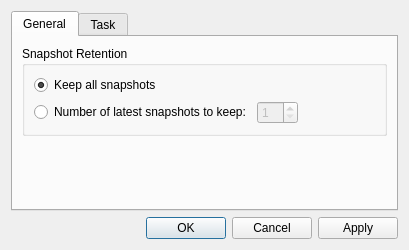
<?xml version="1.0" encoding="UTF-8"?>
<ui version="4.0" connectslotsbyname="false">
 <class>OptionsDialog</class>
 <widget class="QDialog" name="OptionsDialog">
  <property name="geometry">
   <rect>
    <x>0</x>
    <y>0</y>
    <width>409</width>
    <height>250</height>
   </rect>
  </property>
  <property name="sizePolicy">
   <sizepolicy hsizetype="Expanding" vsizetype="Minimum">
    <horstretch>0</horstretch>
    <verstretch>0</verstretch>
   </sizepolicy>
  </property>
  <property name="windowTitle">
   <string>Options</string>
  </property>
  <property name="modal">
   <bool>true</bool>
  </property>
  <layout class="QVBoxLayout" name="verticalLayout">
   <item>
    <widget class="QTabWidget" name="tab_widget">
     <property name="sizePolicy">
      <sizepolicy hsizetype="Expanding" vsizetype="Minimum">
       <horstretch>0</horstretch>
       <verstretch>0</verstretch>
      </sizepolicy>
     </property>
     <property name="currentIndex">
      <number>0</number>
     </property>
     <widget class="QWidget" name="general_tab">
      <attribute name="title">
       <string>General</string>
      </attribute>
      <layout class="QVBoxLayout" name="general_layout">
       <item>
        <widget class="QGroupBox" name="retention_policy_group">
         <property name="title">
          <string>Snapshot Retention</string>
         </property>
         <layout class="QVBoxLayout" name="retention_policy_layout">
          <item>
           <widget class="QRadioButton" name="keep_all_policiy_radio">
            <property name="text">
             <string>Keep all snapshots</string>
            </property>
            <property name="checked">
             <bool>true</bool>
            </property>
            <attribute name="buttonGroup">
             <string notr="true">retention_policy_button_group</string>
            </attribute>
           </widget>
          </item>
          <item>
           <layout class="QHBoxLayout" name="keep_last_n_policy_layout">
            <item>
             <widget class="QRadioButton" name="keep_last_n_policy_radio">
              <property name="text">
               <string>Number of latest snapshots to keep:</string>
              </property>
              <attribute name="buttonGroup">
               <string notr="true">retention_policy_button_group</string>
              </attribute>
             </widget>
            </item>
            <item>
             <widget class="QSpinBox" name="keep_last_n_policy_spin">
              <property name="enabled">
               <bool>false</bool>
              </property>
              <property name="minimum">
               <number>1</number>
              </property>
             </widget>
            </item>
            <item>
             <spacer name="keep_last_n_policy_spacer">
              <property name="orientation">
               <enum>Qt::Orientation::Horizontal</enum>
              </property>
              <property name="sizeHint" stdset="0">
               <size>
                <width>0</width>
                <height>20</height>
               </size>
              </property>
             </spacer>
            </item>
           </layout>
          </item>
         </layout>
        </widget>
       </item>
       <item>
        <spacer name="general_spacer">
         <property name="orientation">
          <enum>Qt::Orientation::Vertical</enum>
         </property>
         <property name="sizeHint" stdset="0">
          <size>
           <width>0</width>
           <height>0</height>
          </size>
         </property>
        </spacer>
       </item>
      </layout>
     </widget>
     <widget class="QWidget" name="task_tab">
      <attribute name="title">
       <string>Task</string>
      </attribute>
      <layout class="QVBoxLayout" name="task_layout">
       <item>
        <widget class="QGroupBox" name="archive_naming_suffix_group">
         <property name="title">
          <string>Archive Naming Suffix</string>
         </property>
         <layout class="QVBoxLayout" name="archive_naming_suffix_layout">
          <item>
           <widget class="QRadioButton" name="archive_naming_add_date_radio">
            <property name="text">
             <string>Add the current date</string>
            </property>
            <property name="checked">
             <bool>true</bool>
            </property>
            <attribute name="buttonGroup">
             <string notr="true">archive_naming_button_group</string>
            </attribute>
           </widget>
          </item>
          <item>
           <widget class="QRadioButton" name="archive_naming_add_version_radio">
            <property name="text">
             <string>Add version number</string>
            </property>
            <attribute name="buttonGroup">
             <string notr="true">archive_naming_button_group</string>
            </attribute>
           </widget>
          </item>
          <item>
           <widget class="QRadioButton" name="archive_naming_no_suffix_radio">
            <property name="text">
             <string>Add nothing</string>
            </property>
            <attribute name="buttonGroup">
             <string notr="true">archive_naming_button_group</string>
            </attribute>
           </widget>
          </item>
         </layout>
        </widget>
       </item>
       <item>
        <spacer name="task_vertical_spacer">
         <property name="orientation">
          <enum>Qt::Orientation::Vertical</enum>
         </property>
         <property name="sizeHint" stdset="0">
          <size>
           <width>0</width>
           <height>0</height>
          </size>
         </property>
        </spacer>
       </item>
      </layout>
     </widget>
    </widget>
   </item>
   <item>
    <widget class="QDialogButtonBox" name="dialog_button_box">
     <property name="orientation">
      <enum>Qt::Orientation::Horizontal</enum>
     </property>
     <property name="standardButtons">
      <set>QDialogButtonBox::StandardButton::Apply|QDialogButtonBox::StandardButton::Cancel|QDialogButtonBox::StandardButton::Ok</set>
     </property>
    </widget>
   </item>
  </layout>
 </widget>
 <resources/>
 <connections/>
 <slots>
  <slot>apply()</slot>
 </slots>
 <buttongroups>
  <buttongroup name="retention_policy_button_group"/>
  <buttongroup name="archive_naming_button_group"/>
 </buttongroups>
</ui>
